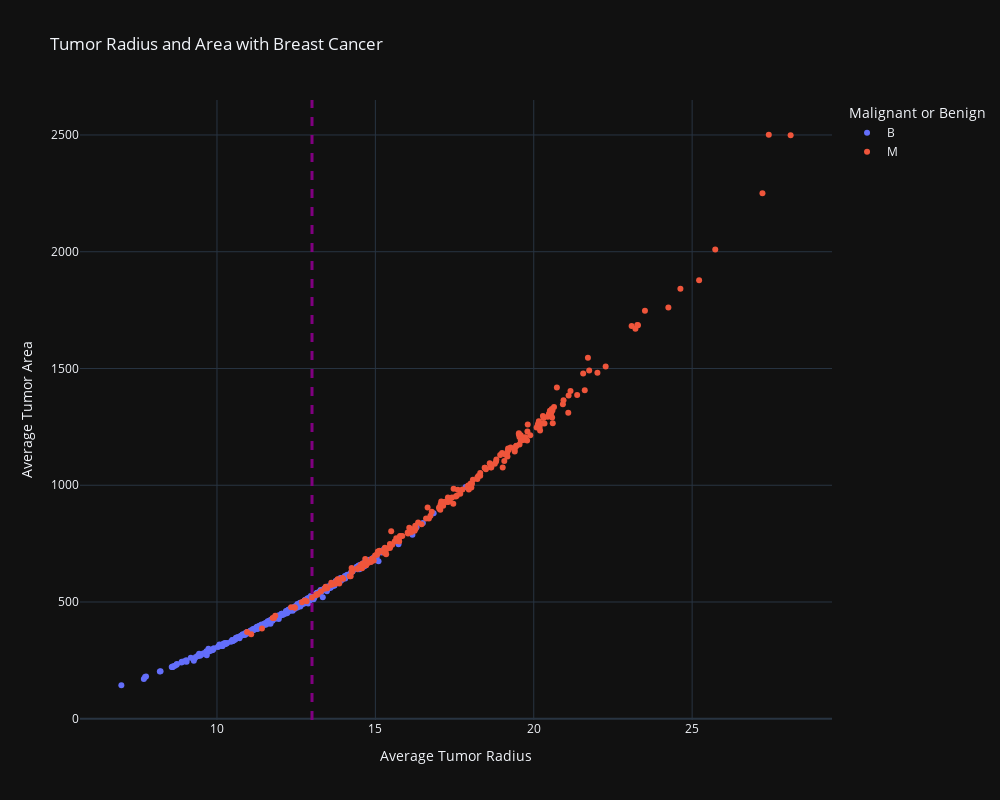

The notebook cell saved with this chart:
### Code cell
fig = px.scatter(df, x="x.radius_mean", y="x.area_mean",
                 color="y",
                 width=1000, height=800,
                 labels={"y": "Malignant or Benign",
                         "x.radius_mean": "Average Tumor Radius",
                         "x.area_mean": "Average Tumor Area"},
                 title="Tumor Radius and Area with Breast Cancer"
                 )
fig.add_vline(x=13, line_width=3, line_dash="dash", line_color="purple")
fig.show()
fig.show("svg")

### Figure 1 — Plotly figure (JSON) as saved in the notebook; plotly's stock layout.template omitted (floating-point values rounded to 4 significant figures; data arrays with more than 128 entries replaced by an {"elided": "..."} marker saying what was removed)
{"data": [{"hovertemplate": "Malignant or Benign=B<br>Average Tumor Radius=%{x}<br>Average Tumor Area=%{y}<extra></extra>", "legendgroup": "B", "marker": {"color": "#636efa", "symbol": "circle"}, "mode": "markers", "name": "B", "orientation": "v", "showlegend": true, "x": {"elided": "357 float values"}, "xaxis": "x", "y": {"elided": "357 float values"}, "yaxis": "y", "type": "scatter"}, {"hovertemplate": "Malignant or Benign=M<br>Average Tumor Radius=%{x}<br>Average Tumor Area=%{y}<extra></extra>", "legendgroup": "M", "marker": {"color": "#EF553B", "symbol": "circle"}, "mode": "markers", "name": "M", "orientation": "v", "showlegend": true, "x": {"elided": "212 float values"}, "xaxis": "x", "y": {"elided": "212 float values"}, "yaxis": "y", "type": "scatter"}], "layout": {"xaxis": {"anchor": "y", "domain": [0.0, 1.0], "title": {"text": "Average Tumor Radius"}}, "yaxis": {"anchor": "x", "domain": [0.0, 1.0], "title": {"text": "Average Tumor Area"}}, "legend": {"title": {"text": "Malignant or Benign"}, "tracegroupgap": 0}, "title": {"text": "Tumor Radius and Area with Breast Cancer"}, "height": 800, "width": 1000, "shapes": [{"line": {"color": "purple", "dash": "dash", "width": 3}, "type": "line", "x0": 13, "x1": 13, "xref": "x", "y0": 0, "y1": 1, "yref": "y domain"}]}}
